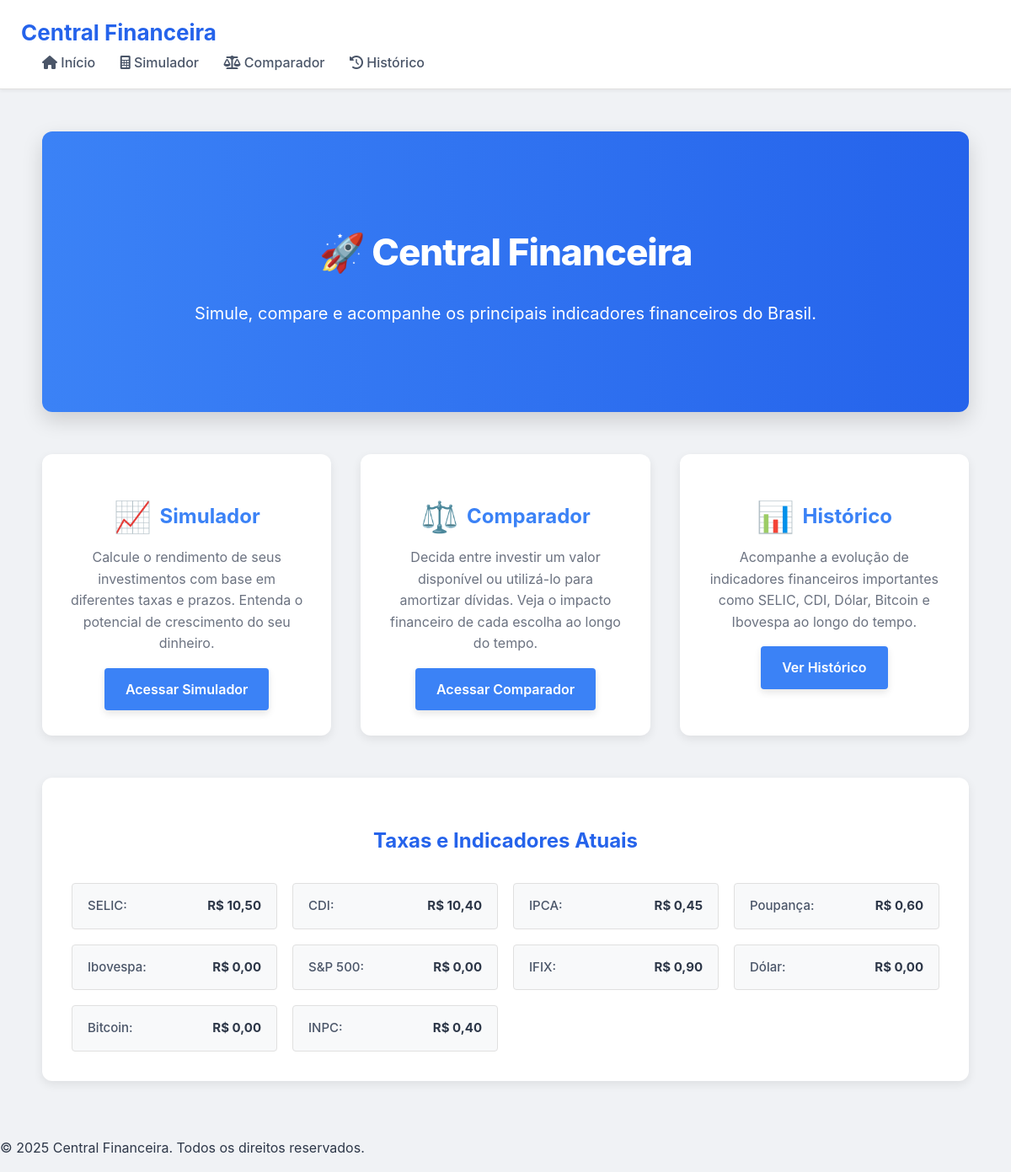
The page / on the database its author committed.
### tables this page shows
CREATE TABLE ativos (
                data TEXT PRIMARY KEY,
                selic REAL,
                cdi REAL,
                dolar REAL,
                bitcoin REAL,
                ibovespa REAL,
                sp500 REAL,
                ifix REAL,
                inpc REAL,
                ipca REAL,
                poupanca REAL
            );

### app.py (the view)
@app.route('/')
def index():
    rates = {
        'selic': obter_taxa_atual('selic'),
        'cdi': obter_taxa_atual('cdi'),
        'ipca': obter_taxa_atual('ipca'),
        'poupanca': obter_taxa_atual('poupanca'),
        'ibovespa': obter_taxa_atual('ibovespa'),
        'dolar': obter_taxa_atual('dolar'),
        'bitcoin': obter_taxa_atual('bitcoin'),
        'ifix': obter_taxa_atual('ifix'),
        'inpc': obter_taxa_atual('inpc'),
        'sp500': obter_taxa_atual('sp500')
    }
    now = datetime.now()
    return render_template('index.html', rates=rates, now=now)

### app.py (called while the page is built)
def format_currency_br(value, is_percentage=False, decimal_places=2):
    if value is None:
        return 'N/A'
    try:
        val_float = float(value)
    except (ValueError, TypeError):
        return 'N/A'
    if is_percentage:
        formatted_value = f"{{:.{decimal_places}f}}".format(val_float)
        parts = formatted_value.split('.')
        integer_part = parts[0]
        decimal_part = parts[1] if len(parts) > 1 else ''
        formatted_integer = '{:,.0f}'.format(float(integer_part)).replace(',', 'X').replace('.', ',').replace('X', '.')
        if decimal_part:
            return f"{formatted_integer},{decimal_part}%"
        else:
            return f"{formatted_integer}%"
    else:
        return f"R$ {val_float:,.{decimal_places}f}".replace(",", "X").replace(".", ",").replace("X", ".")

### scripts/database.py (called while the page is built)
def obter_taxa_atual(tipo):
    tipos_validos = [
        'selic', 'cdi', 'dolar', 'bitcoin', 'ibovespa',
        'sp500', 'ifix', 'inpc', 'ipca', 'poupanca'
    ]
    if tipo not in tipos_validos:
        raise ValueError(f"Tipo de taxa inválido: {tipo}")
    with sqlite3.connect(DATABASE) as conn:
        cursor = conn.cursor()
        cursor.execute(f'SELECT "{tipo}" FROM "ativos" ORDER BY "data" DESC LIMIT 1')
        result = cursor.fetchone()
    if result and result[0] is not None:
        return result[0]
    return 0.0  # Ou retorne None, se preferir diferenciar ausência de dado

### templates/index.html
{% extends "base.html" %}
{% block content %}
<div class="container main-page-content modern-home">
    <section class="homepage-hero">
        <h1 class="display-4 fw-bold">🚀 Central Financeira</h1>
        <p class="lead">Simule, compare e acompanhe os principais indicadores financeiros do Brasil.</p>
    </section>
    <div class="homepage-feature-section">
        <div class="homepage-feature simulador">
            <h3>Simulador</h3>
            <p>Calcule o rendimento de seus investimentos com base em diferentes taxas e prazos. Entenda o potencial de crescimento do seu dinheiro.</p>
            <a href="{{ url_for('simulador') }}" class="btn btn-primary">Acessar Simulador</a>
        </div>
        <div class="homepage-feature comparador">
            <h3>Comparador</h3>
            <p>Decida entre investir um valor disponível ou utilizá-lo para amortizar dívidas. Veja o impacto financeiro de cada escolha ao longo do tempo.</p>
            <a href="{{ url_for('comparador_investimento') }}" class="btn btn-primary">Acessar Comparador</a>
        </div>
        <div class="homepage-feature historico">
            <h3>Histórico</h3>
            <p>Acompanhe a evolução de indicadores financeiros importantes como SELIC, CDI, Dólar, Bitcoin e Ibovespa ao longo do tempo.</p>
            <a href="{{ url_for('historico_page') }}" class="btn btn-primary">Ver Histórico</a>
        </div>
    </div>
    <section class="current-rates-section">
        <h2>Taxas e Indicadores Atuais</h2>
        <div class="rates-list">
            <div class="rate-item"><span>SELIC:</span> <span class="rate-value">{{ rates.selic | currency_br }}</span></div>
            <div class="rate-item"><span>CDI:</span> <span class="rate-value">{{ rates.cdi | currency_br }}</span></div>
            <div class="rate-item"><span>IPCA:</span> <span class="rate-value">{{ rates.ipca | currency_br }}</span></div>
            <div class="rate-item"><span>Poupança:</span> <span class="rate-value">{{ rates.poupanca | currency_br }}</span></div>
            <div class="rate-item"><span>Ibovespa:</span> <span class="rate-value">{{ rates.ibovespa | currency_br }}</span></div>
            <div class="rate-item"><span>S&amp;P 500:</span> <span class="rate-value">{{ rates.sp500 | currency_br }}</span></div>
            <div class="rate-item"><span>IFIX:</span> <span class="rate-value">{{ rates.ifix | currency_br }}</span></div>
            <div class="rate-item"><span>Dólar:</span> <span class="rate-value">{{ rates.dolar | currency_br }}</span></div>
            <div class="rate-item"><span>Bitcoin:</span> <span class="rate-value">{{ rates.bitcoin | currency_br }}</span></div>
            <div class="rate-item"><span>INPC:</span> <span class="rate-value">{{ rates.inpc | currency_br }}</span></div>
        </div>
    </section>
</div>
{% endblock %}

### templates/base.html (shortened to what this page needs)
<!DOCTYPE html>
<html lang="pt-br">
<head>
    <link rel="stylesheet" href="{{ url_for('static', filename='css/style.css') }}" />
    <link rel="stylesheet" href="https://cdnjs.cloudflare.com/ajax/libs/font-awesome/6.0.0-beta3/css/all.min.css" />
</head>
<body>
    <header class="navbar">
        <div class="navbar-container">
            <h1 class="logo">Central Financeira</h1>
            <nav class="nav-links">
                <a href="{{ url_for('index') }}"><i class="fas fa-home"></i> Início</a>
                <a href="{{ url_for('simulador') }}"><i class="fas fa-calculator"></i> Simulador</a>
                <a href="{{ url_for('comparador_investimento') }}"><i class="fas fa-balance-scale"></i> Comparador</a>
                <a href="{{ url_for('historico_page') }}"><i class="fas fa-history"></i> Histórico</a>
            </nav>
        </div>
    </header>
    <main class="container">
        {% block content %}{% endblock %}
    </main>
    <footer class="footer">
        <p>&copy; {{ now.year }} Central Financeira. Todos os direitos reservados.</p>
    </footer>
</body>
</html>

### static/css/style.css (style rules this page uses)
:root { --primary-color: #3b82f6; --primary-dark-color: #2563eb; --secondary-color: #6b7280; --secondary-dark-color: #4b5563; --background-light: #f8f9fa; --background-medium: #f0f2f5; --text-dark: #2d3748; --text-medium: #4a5568; --text-light: #6b7280; --border-color: #e0e0e0; --card-bg: #ffffff; --shadow-light: 0 2px 4px rgba(0, 0, 0, 0.05); --shadow-medium: 0 4px 12px rgba(0, 0, 0, 0.08); --radius-small: 4px; --radius-medium: 8px; --radius-large: 12px; --primary-color-rgb: 59, 130, 246; }
body { font-family: 'Inter', -apple-system, BlinkMacSystemFont, "Segoe UI", Roboto, Oxygen-Sans, Ubuntu, Cantarell, "Helvetica Neue", sans-serif; background-color: var(--background-medium); color: var(--text-dark); margin: 0; line-height: 1.65; -webkit-font-smoothing: antialiased; -moz-osx-font-smoothing: grayscale; scroll-behavior: smooth; }
.container { max-width: 1280px; margin: 0 auto; padding: 25px; }
.navbar { background-color: var(--card-bg); padding: 18px 25px; border-bottom: 1px solid var(--border-color); display: flex; justify-content: space-between; align-items: center; box-shadow: var(--shadow-light); position: sticky; top: 0; z-index: 100; }
.navbar h1 { margin: 0; font-size: 26px; color: var(--primary-dark-color); font-weight: 700; }
.navbar .nav-links a { color: var(--text-medium); text-decoration: none; margin-left: 25px; font-weight: 500; transition: color 0.3s ease, transform 0.2s ease; position: relative; padding-bottom: 3px; }
.navbar .nav-links a::after { content: ''; position: absolute; width: 0%; height: 2px; bottom: 0; left: 0; background-color: var(--primary-color); transition: width 0.3s ease-in-out; }
.btn { display: inline-flex; align-items: center; justify-content: center; padding: 12px 25px; background-color: var(--primary-color); color: var(--card-bg); border: none; border-radius: var(--radius-small); font-size: 16px; font-weight: 600; cursor: pointer; text-align: center; text-decoration: none; transition: background-color 0.3s ease, transform 0.2s ease, box-shadow 0.3s ease; box-shadow: 0 4px 8px rgba(0, 0, 0, 0.1); }
.current-rates-section { background-color: var(--card-bg); border-radius: var(--radius-large); box-shadow: var(--shadow-medium); padding: 35px; margin-top: 50px; }
.current-rates-section h2 { color: var(--primary-dark-color); font-size: 24px; margin-bottom: 30px; text-align: center; font-weight: 700; }
.rates-list { display: grid; grid-template-columns: repeat(auto-fit, minmax(200px, 1fr)); gap: 18px; }
.rate-item { background-color: var(--background-light); padding: 14px 18px; border-radius: var(--radius-small); border: 1px solid var(--border-color); display: flex; justify-content: space-between; align-items: center; font-size: 15px; transition: all 0.2s ease; }
.rate-item span:first-child { font-weight: 500; color: var(--text-medium); }
.rate-item .rate-value { font-weight: 700; color: var(--text-dark); }
.homepage-hero { background: linear-gradient(to right, var(--primary-color), var(--primary-dark-color)); color: var(--card-bg); padding: 70px 30px; text-align: center; border-radius: var(--radius-large); box-shadow: 0 10px 25px rgba(0, 0, 0, 0.15); margin-bottom: 50px; }
.homepage-hero h1 { font-size: 44px; margin-bottom: 20px; font-weight: 800; letter-spacing: -1px; }
.homepage-hero p { font-size: 20px; max-width: 800px; margin: 0 auto 30px auto; line-height: 1.7; }
.homepage-feature-section { margin-top: 50px; display: grid; grid-template-columns: repeat(auto-fit, minmax(300px, 1fr)); gap: 35px; }
.homepage-feature { background-color: var(--card-bg); border-radius: var(--radius-large); padding: 30px; box-shadow: var(--shadow-medium); text-align: center; transition: transform 0.3s ease, box-shadow 0.3s ease; }
.homepage-feature h3 { color: var(--primary-color); font-size: 24px; margin-bottom: 15px; font-weight: 700; display: flex; align-items: center; justify-content: center; }
.homepage-feature h3::before { font-size: 1.5em; margin-right: 10px; line-height: 1; }
.homepage-feature.simulador h3::before { content: "📈"; }
.homepage-feature.comparador h3::before { content: "⚖️"; }
.homepage-feature.historico h3::before { content: "📊"; }
.homepage-feature p { color: var(--text-light); font-size: 16px; line-height: 1.6; }

### rows shown on the page
ativos: selic "R$ 10,50", cdi "R$ 10,40", ipca "R$ 0,45", poupanca "R$ 0,60", ifix "R$ 0,90", inpc "R$ 0,40"

### other values the page prints
{{ rates.ibovespa | currency_br }} "R$ 0,00"
{{ rates.sp500 | currency_br }} "R$ 0,00"
{{ rates.dolar | currency_br }} "R$ 0,00"
{{ rates.bitcoin | currency_br }} "R$ 0,00"
